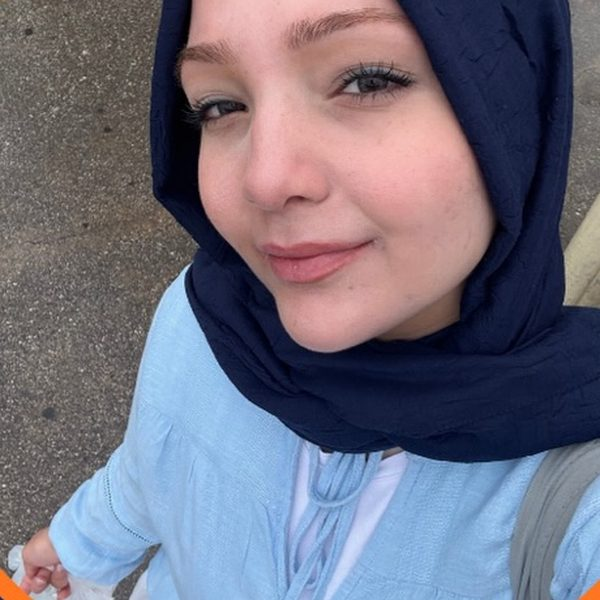
#> input picture docs/ekip/alternatif/almina-yanar.jpg, 600 x 600 px, given in place of adem-baglan-canva.jpg, which was not available
$ python uret_ek9_8kadraj.py
#> lines starting #> are read from the running program, lines starting #| are printed output that depends on the picture; after the words box and inside, x2 and y2 are one past the last pixel; in counts of white or black regions, pixels touching at a corner belong together; pictures that were not available may be replaced by others from this repository, and a replacement may not be noted
import os
import glob
import json
import time
import base64
import hashlib
import urllib.request
import cv2
import numpy as np
from PIL import Image, ImageDraw

WORKSPACE = "/Users/wildgenie/Projects/btu-matro"
SCRATCH = "/Users/wildgenie/.gemini/antigravity-cli/brain/482501c3-e797-49fa-a7d5-231ae28c4675/scratch"
OUT_KADRAJ_DIR = os.path.join(WORKSPACE, "docs/ekip/yz/codex/kadraj")
CACHE_DIR = os.path.join(SCRATCH, "kadraj_ek9_cache")
os.makedirs(OUT_KADRAJ_DIR, exist_ok=True)
os.makedirs(CACHE_DIR, exist_ok=True)
LOG_FILE = os.path.join(SCRATCH, "gemini_calls.jsonl")

TARGET_8 = [
    "adem-baglan",
    "almina-yanar",
    "duygu-solak",
    "ela-ural",
    "zeynep-seher-yolasigmaz",
    "melisa-aydirek",
    "nusret-bircan-keser",
    "eslem-kilic",
]

# Explicit optimal crop boxes (x0, y0, x1, y1) in the uncropped original photo coordinates
# that maximize the use of REAL uncropped background first (Ek istek 9 rule) while centering
# the head with headroom above and shoulders below:
UNCROPPED_SPECS = {
    # adem-baglan-canva.jpg is 576x713; site was (29,109)-(552,632) [S=523].
    # Taking (-22, 18, 598, 638) [S=620] uses 99px of REAL top wall and 100% real height! Only 22px left/right is outside 576.
    "adem-baglan": ("docs/ekip/orijinal/adem-baglan-canva.jpg", (-22, 18, 598, 638), (0, 0, 576, 713)),

    # almina-yanar.jpg is 1800x2400; site was (183,114)-(1616,1547) [S=1433].
    # Taking (0, -130, 1800, 1670) [S=1800] uses 100% real left, right, and bottom! Only 130px (~43px in 600) at top is outside.
    "almina-yanar": ("docs/ekip/orijinal/almina-yanar.jpg", (0, -130, 1800, 1670), (0, 0, 1800, 2400)),

    # duygu-solak.jpg is 1876x2048; site was (150,14)-(1652,1516) [S=1502].
    # Taking (0, -210, 1876, 1666) [S=1876] uses 100% real left, right, and bottom! Only 210px (~67px in 600) at top is outside.
    "duygu-solak": ("docs/ekip/orijinal/duygu-solak.jpg", (0, -210, 1876, 1666), (0, 0, 1876, 2048)),

    # ela-ural.jpg is 929x2048; site was (-6,440)-(937,1383) [S=943].
    # Taking (-95, 325, 1025, 1445) [S=1120] uses 115px of REAL top park trees and 62px of REAL bottom shoulders!
    # Also we trim x_valid_min=55 on the left so the sliver of the 2nd person's hair at x=0..50 is replaced by park background!
    "ela-ural": ("docs/ekip/orijinal/ela-ural.jpg", (-95, 325, 1025, 1445), (55, 0, 929, 2048)),

    # zeynep-seher-yolasigmaz-canva.jpg is 2016x1512; site was (307,13)-(1774,1480) [S=1467].
    # Taking (148, -228, 1888, 1512) [S=1740] uses 100% REAL left, right, and bottom! Only top 228px (~78px in 600) is outside.
    "zeynep-seher-yolasigmaz": ("docs/ekip/orijinal/zeynep-seher-yolasigmaz-canva.jpg", (148, -228, 1888, 1512), (0, 0, 2016, 1512)),

    # melisa-aydirek-canva.jpg is 720x1280; site was (0,36)-(720,761) [S=720].
    # Taking (-65, -80, 785, 770) [S=850] uses 100% REAL bottom and all 36px of real top!
    "melisa-aydirek": ("docs/ekip/orijinal/melisa-aydirek-canva.jpg", (-65, -80, 785, 770), (0, 0, 720, 1280)),

    # nusret-bircan-keser.jpg is 900x1600; site was (0,190)-(900,1097) [S=900].
    # Taking (-65, 55, 965, 1085) [S=1030] uses 135px of REAL top wall (100% real top and bottom)! Only 65px (~38px in 600) left/right is outside.
    "nusret-bircan-keser": ("docs/ekip/orijinal/nusret-bircan-keser.jpg", (-65, 55, 965, 1085), (0, 0, 900, 1600)),

    # eslem-kilic-canva.jpg is 1200x1599; site was (14,14)-(1187,1187) [S=1173].
    # Taking (-85, -165, 1285, 1205) [S=1370] uses 100% REAL bottom! Only top 165px (~72px in 600) and 85px (~37px in 600) left/right is outside.
    "eslem-kilic": ("docs/ekip/orijinal/eslem-kilic-canva.jpg", (-85, -165, 1285, 1205), (0, 0, 1200, 1599)),
}

def get_api_key():
    key = os.environ.get("GEMINI_API_KEY", "").strip()
    if not key:
        raise RuntimeError("GEMINI_API_KEY is not set")
    return key

# [9 lines left out: function b64_encode_image, not called in this run]

def build_canvas_from_spec(slug):
#> called with slug = 'adem-baglan'
    orig_rel, (nx0, ny0, nx1, ny1), (vx0, vy0, vx1, vy1) = UNCROPPED_SPECS[slug]
    orig_path = os.path.join(WORKSPACE, orig_rel)
    orig_bgr = cv2.imread(orig_path)
#> orig_bgr is the input picture: shape (600, 600, 3); mean B, G, R 125.5, 110.2, 112.2
    oh, ow = orig_bgr.shape[:2]

    # Create valid mask in orig_bgr coordinates (respecting vx0, vy0, vx1, vy1)
    valid_orig = np.zeros((oh, ow), dtype=np.uint8)
    valid_orig[vy0:vy1, vx0:vx1] = 255

    # If vx0 > 0 (like ela-ural where x=0..55 has another person's hair), paint that strip grey in orig_bgr too
    orig_clean = orig_bgr.copy()
    if vx0 > 0:
        orig_clean[:, :vx0] = (128, 128, 128)
    if vy0 > 0:
        orig_clean[:vy0, :] = (128, 128, 128)
    if vx1 < ow:
        orig_clean[:, vx1:] = (128, 128, 128)
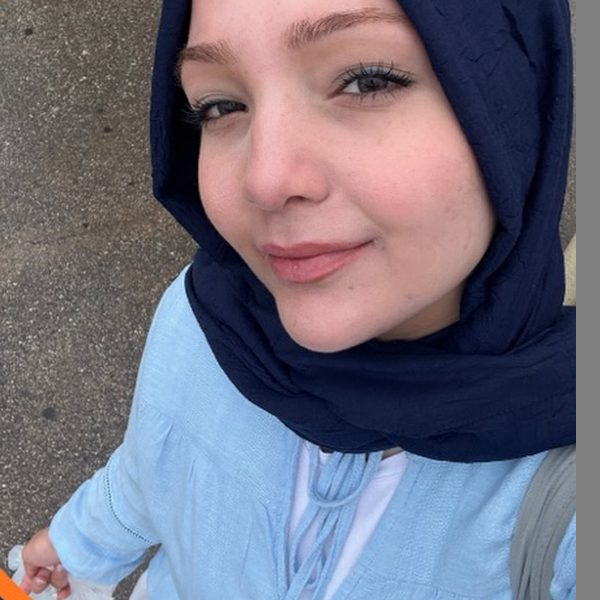
#> orig_clean: shape (600, 600, 3); 4% of pixels changed, all inside (x1, y1, x2, y2) = (576, 0, 600, 600)
    if vy1 < oh:
        orig_clean[vy1:, :] = (128, 128, 128)

    need_l = max(0, -nx0)
    need_t = max(0, -ny0)
    need_r = max(0, nx1 - ow)
    need_b = max(0, ny1 - oh)

    ext_grey = cv2.copyMakeBorder(orig_clean, need_t, need_b, need_l, need_r, cv2.BORDER_CONSTANT, value=(128, 128, 128))
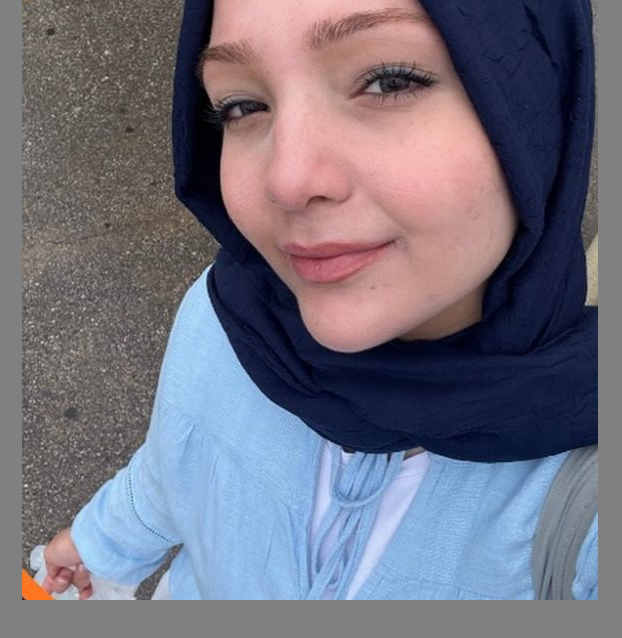
#> ext_grey: shape (638, 622, 3); mean B, G, R 125.8, 112.3, 114.3
    crop_grey = ext_grey[ny0 + need_t : ny1 + need_t, nx0 + need_l : nx1 + need_l]
    canvas_600 = cv2.resize(crop_grey, (600, 600), interpolation=cv2.INTER_LANCZOS4)

    # Also build reflected/extrapolated real_crop_600 so valid pixels are 100% authentic orig_bgr
    # For ela-ural (vx0 > 0), reflect from vx0 onwards so the 2nd person's hair is never reflected
    orig_for_ref = orig_bgr[:, vx0:vx1]
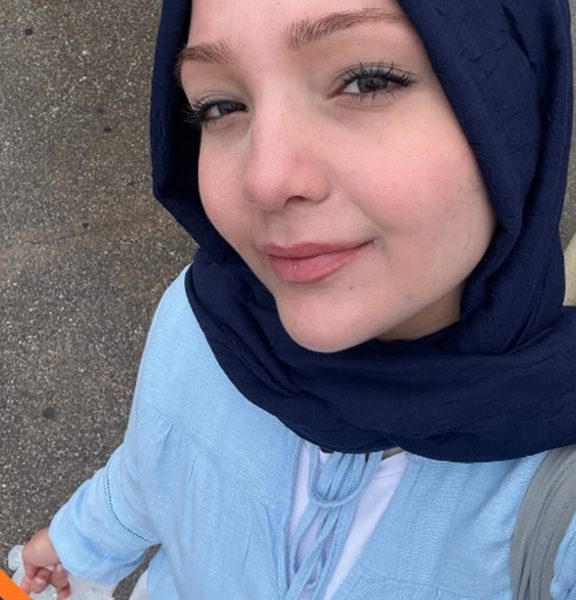
#> orig_for_ref: shape (600, 576, 3); mean B, G, R 125.5, 110, 112.3
    ext_ref = cv2.copyMakeBorder(
        orig_for_ref,
        need_t, need_b, need_l + vx0, need_r + (ow - vx1),
        cv2.BORDER_REFLECT_101
    )
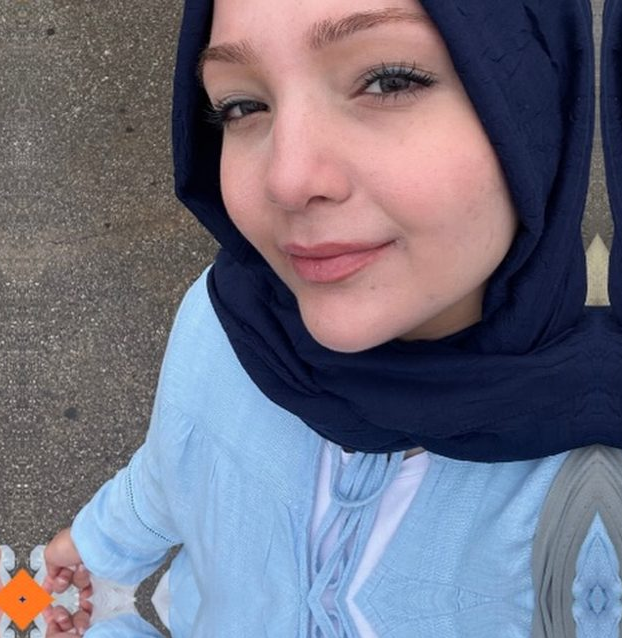
#> ext_ref: shape (638, 622, 3); mean B, G, R 127.8, 111.9, 112.6
    crop_ref = ext_ref[ny0 + need_t : ny1 + need_t, nx0 + need_l : nx1 + need_l]
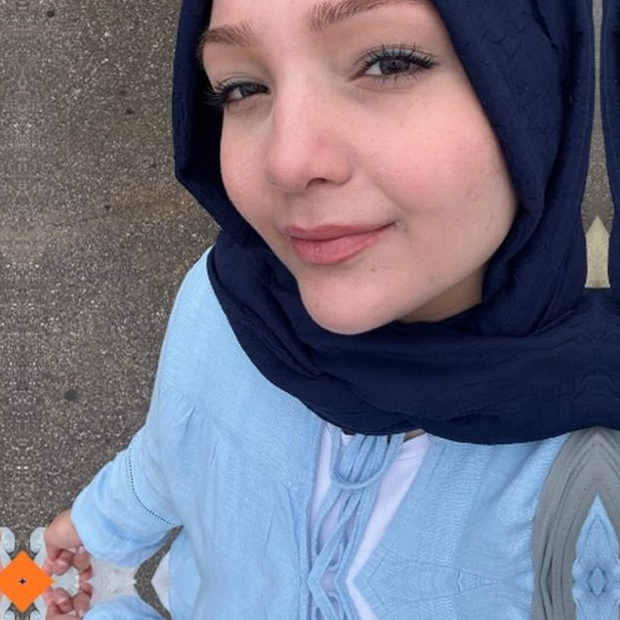
#> crop_ref: shape (620, 620, 3); mean B, G, R 128.6, 112.4, 112.7
    real_crop_600 = cv2.resize(crop_ref, (600, 600), interpolation=cv2.INTER_LANCZOS4)

    ext_valid = cv2.copyMakeBorder(valid_orig, need_t, need_b, need_l, need_r, cv2.BORDER_CONSTANT, value=0)
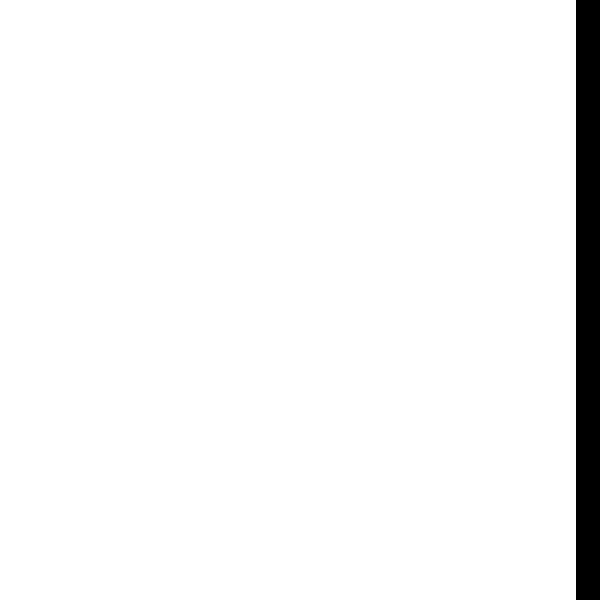
#> valid_orig: shape (600, 600); 96% white; 1 black region, box (x1, y1, x2, y2) and area: (576, 0, 600, 600) 14400
    crop_valid = ext_valid[ny0 + need_t : ny1 + need_t, nx0 + need_l : nx1 + need_l]
    valid_600 = cv2.resize(crop_valid, (600, 600), interpolation=cv2.INTER_NEAREST)
#> crop_valid: shape (620, 620); 87.2% white; 1 black region, box (x1, y1, x2, y2) and area: (0, 0, 620, 620) 49168

    ys, xs = np.where(valid_600 > 127)
    real_box = (int(xs.min()), int(ys.min()), int(xs.max()) + 1, int(ys.max()) + 1)
    return canvas_600, real_crop_600, valid_600, real_box, orig_path

# [85 lines left out: functions solve_harmonic_offset, multiband_blend, not called in this run]

def call_gemini_strip_outpaint(slug, canvas_600, attempt=1):
    cache_path = os.path.join(CACHE_DIR, f"{slug}_try{attempt}.jpg")
    if os.path.exists(cache_path):
        return cv2.imread(cache_path)

    # Also check if kadraj_ek5_cache already has a good raw generation for this person when real_box matches
    orij_files = sorted(glob.glob(os.path.join(WORKSPACE, f"docs/ekip/orijinal/{slug}*.jpg")))
    alt_files = sorted(glob.glob(os.path.join(WORKSPACE, f"docs/ekip/alternatif/{slug}*.jpg")))
    all_refs = [p for p in (orij_files + alt_files) if "-grup-" not in os.path.basename(p) and "-kursu" not in os.path.basename(p)]

    key = get_api_key()
    url = f"https://generativelanguage.googleapis.com/v1beta/models/gemini-3-pro-image:generateContent?key={key}"

    parts = []
    img_hashes = []
    for p in all_refs:
        b64, h, sz = b64_encode_image(p)
        img_hashes.append({"file": os.path.basename(p), "sha256_16": h, "size": sz})
        parts.append({"inlineData": {"mimeType": "image/jpeg", "data": b64}})

    _, buf = cv2.imencode(".jpg", canvas_600, [int(cv2.IMWRITE_JPEG_QUALITY), 94])
    raw_c = buf.tobytes()
    b64_c = base64.b64encode(raw_c).decode("ascii")
    img_hashes.append({"file": "canvas_600.jpg", "sha256_16": hashlib.sha256(raw_c).hexdigest()[:16], "size": [600, 600]})
    parts.append({"inlineData": {"mimeType": "image/jpeg", "data": b64_c}})

    extra_note = ""
    if slug == "ela-ural":
        extra_note = "Sol ve sağ kenardaki gri şeritleri yalnızca parktaki yeşil çalılar, ağaçlar ve yürüyüş yoluyla doldur; kenarlara başka insan, yüz veya saç ÇİZME."
    elif slug in ("zeynep-seher-yolasigmaz", "melisa-aydirek", "nusret-bircan-keser", "eslem-kilic", "adem-baglan", "duygu-solak"):
        extra_note = "Üst ve yan kenarlardaki gri şeritleri mevcut duvarın/dolabın/saçın düz ve doğal devamı olarak doldur; yeni raf, çizgi, kiriş veya farklı bir oda detayı EKLEME."

    prompt = (
        "İlk görseller kişinin kesilmemiş orijinal fotoğraflarıdır. "
        "SON GÖRSELDE fotoğrafın kenarlarındaki eksik dar şeritler düz gri (RGB 128,128,128) ile işaretlenmiştir. "
        "Son görselin iç kısmındaki görüntüyü (yüzü, saçları ve mevcut arka planı) HİÇ değiştirmeden ve yeniden çizmeden, "
        "yalnızca gri şeritleri hemen yanındaki mevcut arka planın düz ve doğal devamı olarak doldur. "
        + extra_note
    )
    parts.append({"text": prompt})

    body = {
        "contents": [{"role": "user", "parts": parts}],
        "generationConfig": {
            "responseModalities": ["TEXT", "IMAGE"],
            "imageConfig": {"aspectRatio": "1:1"}
        }
    }
    req = urllib.request.Request(
        url, data=json.dumps(body).encode("utf-8"),
        headers={"Content-Type": "application/json"}, method="POST"
    )
    t0 = time.time()
    with urllib.request.urlopen(req, timeout=120) as resp:
        resp_data = json.loads(resp.read().decode("utf-8"))
    elapsed = round(time.time() - t0, 2)

    out_b64 = None
    for cand in resp_data.get("candidates", []):
        for part in cand.get("content", {}).get("parts", []):
            if "inlineData" in part:
                out_b64 = part["inlineData"]["data"]
                break

    with open(LOG_FILE, "a", encoding="utf-8") as f:
        f.write(json.dumps({
            "ts": time.strftime("%Y-%m-%dT%H:%M:%SZ", time.gmtime()),
            "slug": slug, "task": f"kadraj_ek9_try{attempt}",
            "refs": img_hashes, "elapsed_s": elapsed, "success": out_b64 is not None
        }, ensure_ascii=False) + "\n")

    if not out_b64:
        raise RuntimeError(f"No image returned for {slug}")
    arr = np.frombuffer(base64.b64decode(out_b64), dtype=np.uint8)
    out_bgr = cv2.imdecode(arr, cv2.IMREAD_COLOR)
    out_bgr = cv2.resize(out_bgr, (600, 600), interpolation=cv2.INTER_LANCZOS4)
    cv2.imwrite(cache_path, out_bgr, [int(cv2.IMWRITE_JPEG_QUALITY), 95])
    return out_bgr

# [71 lines left out: functions align_gem_to_real_crop, verify_background_and_seam, not called in this run]

if __name__ == "__main__":
    results = []
    for s in TARGET_8:
        canvas_600, real_crop_600, valid_600, real_box, orig_path = build_canvas_from_spec(s)
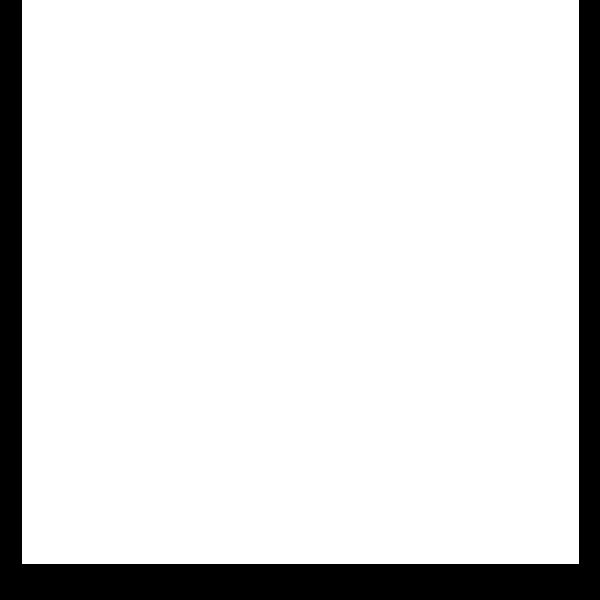
#> valid_600: shape (600, 600); 87.3% white; 1 black region, box (x1, y1, x2, y2) and area: (0, 0, 600, 600) 45852
#> real_box = (22, 0, 579, 564)
        gem_raw = call_gemini_strip_outpaint(s, canvas_600, attempt=1)
#> (the run stopped early here; a loop or call above may not have finished)

$ run again, on docs/ekip/orijinal/feyza-karabicak-canva.jpg
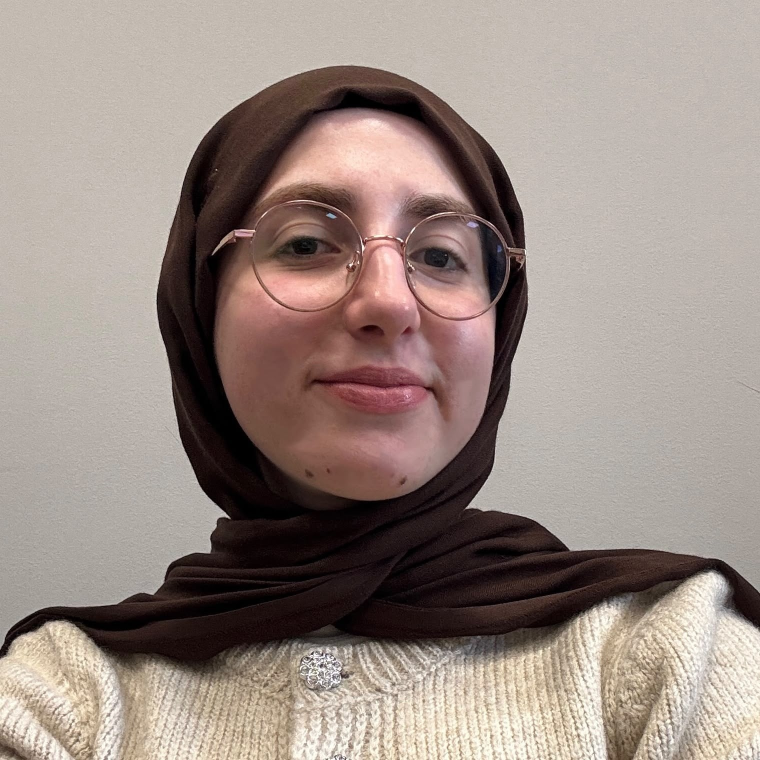
#> input picture docs/ekip/orijinal/feyza-karabicak-canva.jpg, 1520 x 1520 px, given in place of adem-baglan-canva.jpg, which was not available (shown at 1/2 size)
#> in build_canvas_from_spec, orig_bgr is the input picture: shape (1520, 1520, 3); mean B, G, R 132.1, 139.5, 154.2
#> in build_canvas_from_spec, `ext_valid = cv2.copyMakeBorder(valid_orig, need_t, need_b, need_l, nee..`:
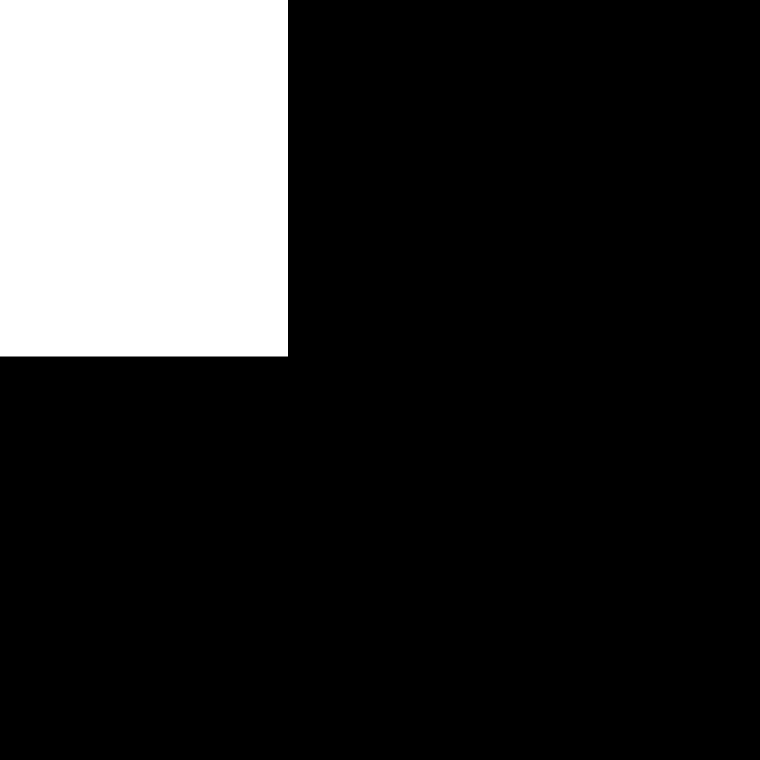
#> valid_orig: shape (1520, 1520) (shown at 1/2 size); 17.8% white; 1 white region, box (x1, y1, x2, y2) and area: (0, 0, 576, 713) 410688
#> crop_valid: shape (620, 620); 92.9% white; 2 black regions, box (x1, y1, x2, y2) and area: (0, 0, 22, 620) 13640, (598, 0, 620, 620) 13640
#> `canvas_600, real_crop_600, valid_600, real_box, orig_path = build_canv..`:
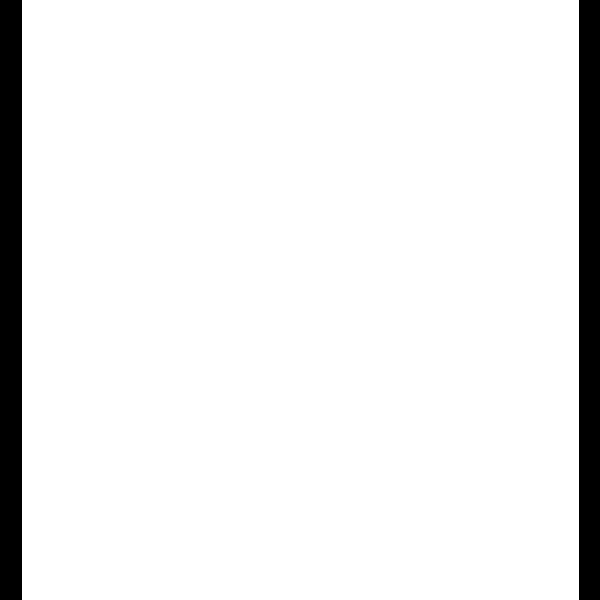
#> valid_600: shape (600, 600); 92.8% white; 2 black regions, box (x1, y1, x2, y2) and area: (0, 0, 22, 600) 13200, (579, 0, 600, 600) 12600
#> `canvas_600, real_crop_600, valid_600, real_box, orig_path = build_canv..`: real_box = (22, 0, 579, 600)
